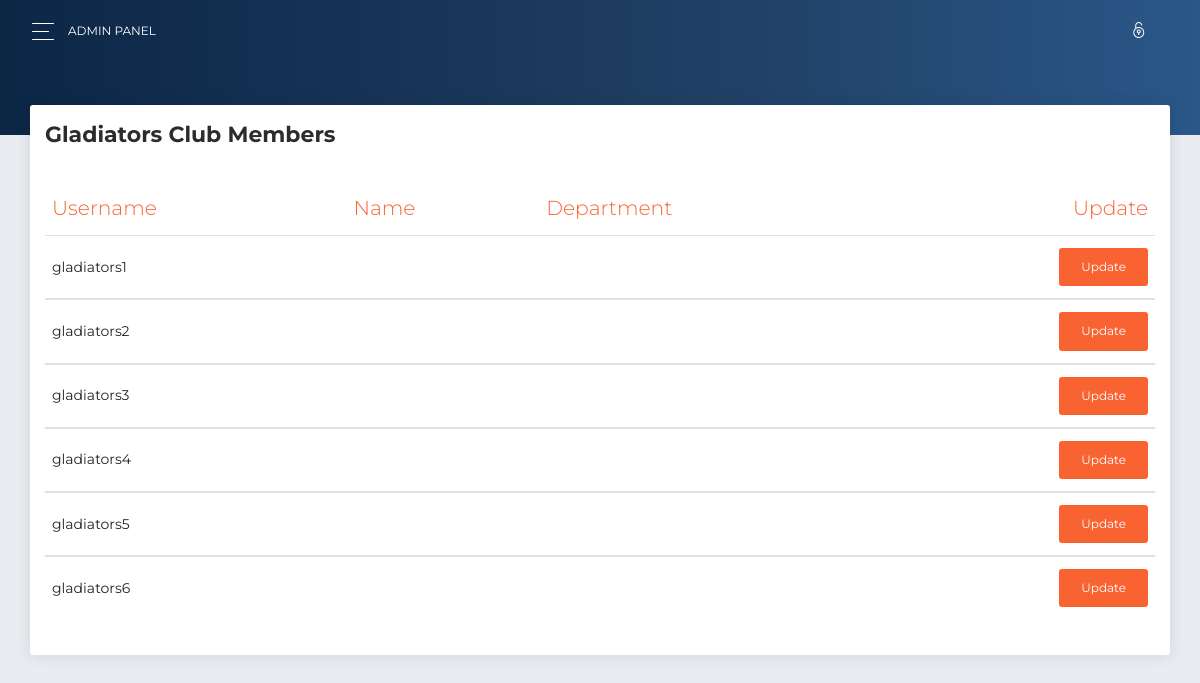
The app's page /admin/gladiatorsmemberlist.php (signed in) with its own data.
### tables this page shows
CREATE TABLE `teammember` (
  `id` int(11) NOT NULL,
  `username` varchar(30) NOT NULL,
  `password` varchar(30) NOT NULL,
  `role` varchar(30) NOT NULL,
  `post` varchar(30) NOT NULL,
  `name` varchar(30) NOT NULL,
  `image` varchar(300) NOT NULL,
  `auth` varchar(30) NOT NULL,
  `created_dt` timestamp NOT NULL DEFAULT current_timestamp(),
  `updated-dt` timestamp NOT NULL DEFAULT current_timestamp() ON UPDATE current_timestamp()
);

### admin/gladiatorsmemberlist.php (the view, shortened to what this page needs)
<!DOCTYPE html>
<html lang="en">
<?php
include('plugins/head.php');
?>
<body class="">
    <div class="wrapper ">
        <?php
        include('plugins/header.php')
        ?>
        <div class="panel-header panel-header-sm">
        </div>
        <div class="content">
            <div class="row">
                <div class="col-md-12">
                    <div class="card">
                        <div class="card-header">
                            <h5 class="title">Gladiators Club Members</h5>
                        </div>
                        <div class="card-body">
                            <div class="table-responsive">
                                <table class="table">
                                    <thead class=" text-primary">
                                            <th>Username</th>
                                            <th>Name</th>
                                            <th>Department</th>
                                            <th class="text-right">Update</th>
                                        </thead>
                                    <?php
                                    include('../dbs/connect.php');
                                    $sql="SELECT * from teammember";
                                    $results=$connect->query($sql);
                                    while ($final=$results->fetch_assoc()) {
                                        if($final['role']=='gladiatorstm'){?>
                                        <tbody>
                                            <tr>
                                                <td><?php
                                                if($final['role']=='gladiatorstm'){?>
                                                    <?php echo $final['username'] ?>
                                                <?php }
                                                ?></td>
                                                <td><?php
                                                ?></td>
                                                <td><?php
                                                ?></td>
                                                <td class="text-right">
                                                     <a href="memberupdate.php?up_id=<?php echo $final['id'] ?>"><button class="btn btn-primary">Update</button></a>
                                                </td>
                                            </tr>
                                        </tbody>
                                        <?php } ?>
                                    <?php } ?>
                                </table>
                            </div>
                        </div>
                    </div>
                </div>
            </div>
        </div>
    </div>
</body>
</html>

### records on screen
teammember: username "gladiators1"
teammember: username "gladiators2"
teammember: username "gladiators3"
teammember: username "gladiators4"
teammember: username "gladiators5"
teammember: username "gladiators6"
